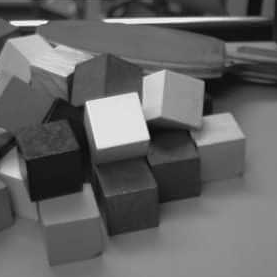
#> input picture demo/data/klossar.pgm, 277 x 277 px
$ python edgeByGradient.py
#> lines starting #> are read from the running program, lines starting #| are printed output that depends on the picture
## Edge detection using magnitude of gradient

import os
import numpy as np
from scipy.signal import convolve2d
from matplotlib import pyplot as plt

im = plt.imread(os.path.join('data', 'klossar.pgm'))
#> im is the input picture: shape (277, 277); min 0, max 255, mean 100.1
plt.figure(1)
plt.imshow(im, cmap='gray')

## Generate convolution kernels

a = 2 # level of smoothing, i.e. choice of scale in scale-space.
N = int(np.ceil(a*4)) # Since the exponential degreas fast. Taking 4*scale
			   # is good enough, we hope.
x,y=np.meshgrid(np.arange(-N,N+1),np.arange(-N,N+1)) # Generate grid

## First the one representing smoothing + taking derivative w r t x

ddx = -(1/(2*np.pi*a**2)*2*x*np.exp( -(x**2+y**2)/(2*a**2)) )
plt.figure(2)
plt.imshow(ddx, cmap='gray')
plt.title('Kernel representing derivative w r t x + smoothing')

## First the one representing smoothing + taking derivative w r t y

ddy = -(1/(2*np.pi*a**2)*2*y*np.exp( -(x**2+y**2)/(2*a**2)) )
plt.figure(3)
plt.imshow(ddy, cmap='gray')
plt.title('Kernel representing derivative w r t y + smoothing')

## Put these two together in a small bank of filters
# This seems really unneccessary for this simple example
# but might be useful thinking for examples later in the course.

filterbank = np.zeros((2*N+1, 2*N+1, 2))
filterbank[0:(2*N+1),0:(2*N+1),0] = ddx
filterbank[0:(2*N+1),0:(2*N+1),1] = ddy

## Go from image -> result of filterbank

layer2 = np.zeros((np.shape(im)[0],np.shape(im)[1],np.shape(filterbank)[2]))
for k in range(0, np.shape(filterbank)[2]):
	layer2[:,:,k]=convolve2d(im,filterbank[:,:,k],'same')

## Display channel 1 of the layer1, the smoothed d(im)/dx

plt.figure(4)
plt.imshow(layer2[:,:,0], cmap='gray')
plt.title('The derivative of im w r t x + smoothing')

## Display channel 2 of the layer1, the smoothed d(im)/dy

plt.figure(5)
plt.imshow(layer2[:,:,1], cmap='gray')
plt.title('The derivative of im w r t y + smoothing')

## Genarate layer 3,
# This usually only has one channel, i.e.
#   the norm of the gradient at each pixel.
# But you might also calculate the angle of the gradient
#   and store this as a second channel.

layer3 = np.zeros((np.shape(im)[0],np.shape(im)[1],np.shape(filterbank)[2]))
layer3[:,:,0] = np.sqrt(layer2[:,:,0]**2 + layer2[:,:,1]**2 )
layer3[:,:,1] = np.arctan2(layer2[:,:,0],layer2[:,:,1])

## The angle of the gradient of smoothed image

plt.figure(7)
plt.imshow(layer3[:,:,1], cmap='hot')
plt.title('The angle of the gradient of smoothed image')
plt.colorbar()

## The norm of the gradient of smoothed image

plt.figure(6)
plt.imshow(layer3[:,:,0], cmap='gray')
plt.title('The norm of the gradient of smoothed image')

## Summary of the computational steps

# Generate the filterbanks. This could be pre-processed and saved.
a = 2 # level of smoothing, i.e. choice of scale in scale-space.
N = int(np.ceil(a*4)) # Since the exponential degreas fast. Taking 4*scale               # is good enough, we hope.
x,y=np.meshgrid(np.arange(-N,N+1),np.arange(-N,N+1)) # Generate grid
ddx = -(1/(2*np.pi*a**2)*2*x*np.exp( -(x**2+y**2)/(2*a**2)) )
ddy = -(1/(2*np.pi*a**2)*2*y*np.exp( -(x**2+y**2)/(2*a**2)) )
filterbank[0:(2*N+1),0:(2*N+1),0] = ddx
filterbank[0:(2*N+1),0:(2*N+1),1] = ddy

# The actual computations
layer2 = np.zeros((np.shape(im)[0],np.shape(im)[1],np.shape(filterbank)[2]))
for k in range (0, np.shape(filterbank)[2]):
	layer2[:,:,k]=convolve2d(im,filterbank[:,:,k],'same')
layer3[:,:,0] = np.sqrt(layer2[:,:,0]**2 + layer2[:,:,1]**2 )
layer3[:,:,1] = np.arctan2(layer2[:,:,0],layer2[:,:,1])

plt.show()
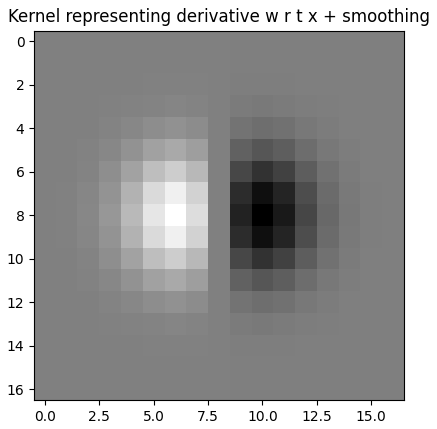
#> figure drawn by matplotlib, 1 panel
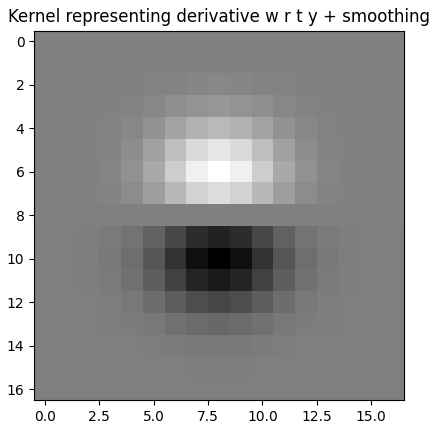
#> figure drawn by matplotlib, 1 panel
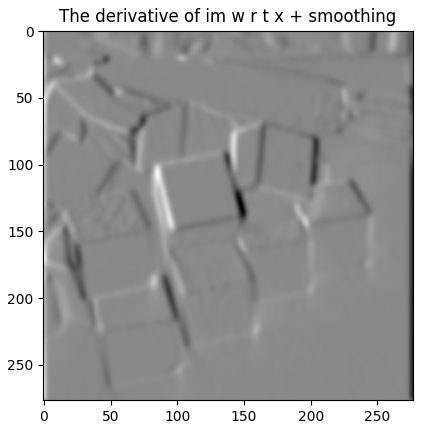
#> figure drawn by matplotlib, 1 panel
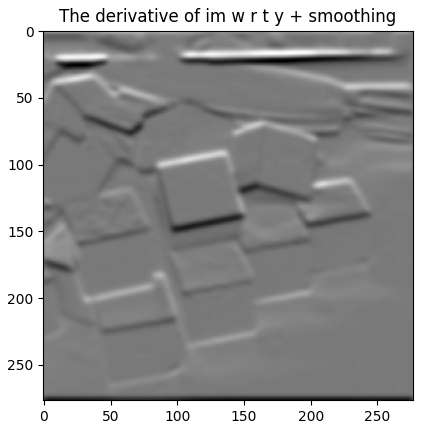
#> figure drawn by matplotlib, 1 panel
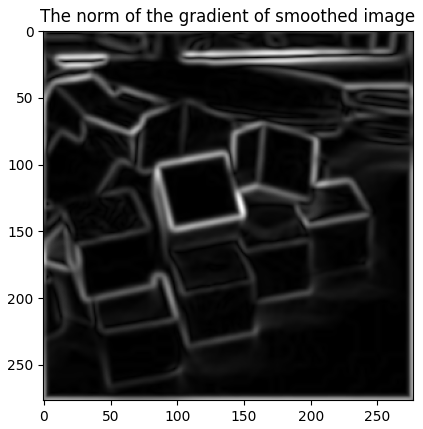
#> figure drawn by matplotlib, 1 panel
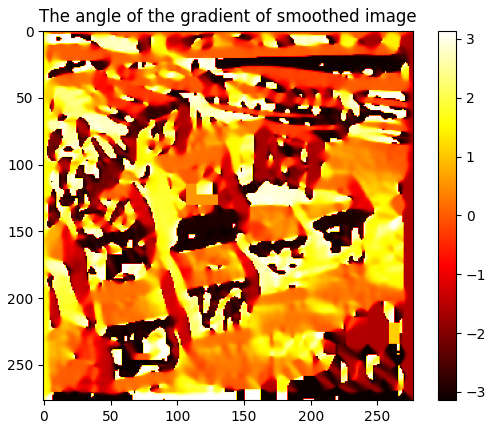
#> figure drawn by matplotlib, 2 panels
